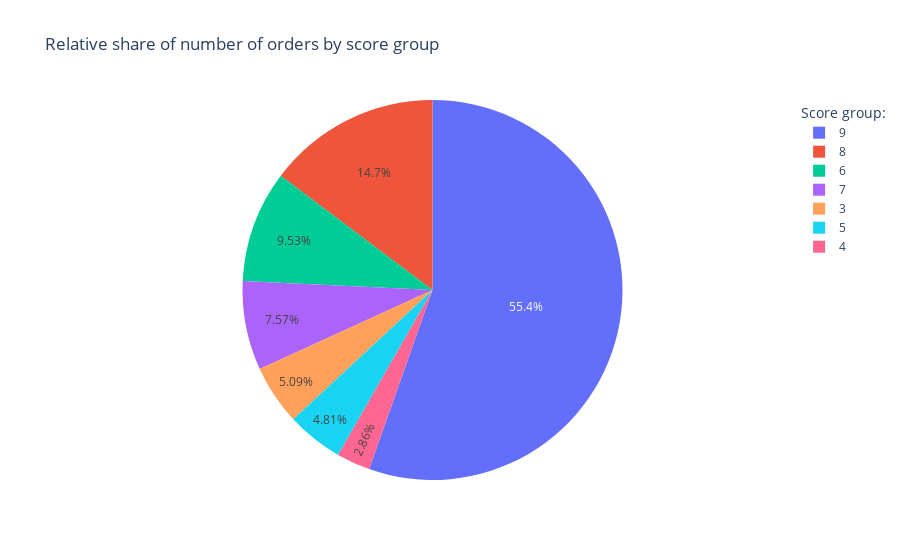

Here is the notebook cell this chart was saved with:
### Markdown cell above
The pie cahrt clearly shows the dominance of score group 9 products, as they occupy 62% of the total revenue of the business over the data period.<br> Score group 8 follows with almost 14% of the total revenues.

### Code cell
fig = px.pie(products, values='invoice', names='product_score', 
             title='Relative share of number of orders by score group')
fig.update_layout(legend=dict(
    title="Score group:"
))
fig.show()

### Figure 1 — Plotly figure (JSON) as saved in the notebook; plotly's stock layout.template omitted (floating-point values rounded to 4 significant figures; data arrays with more than 128 entries replaced by an {"elided": "..."} marker saying what was removed)
{"data": [{"domain": {"x": [0, 1], "y": [0, 1]}, "hovertemplate": "product_score=%{label}<br>invoice=%{value}<extra></extra>", "labels": {"elided": "3965 int values"}, "legendgroup": "", "name": "", "showlegend": true, "type": "pie", "values": {"elided": "3965 int values"}}], "layout": {"legend": {"title": {"text": "Score group:"}, "tracegroupgap": 0}, "title": {"text": "Relative share of number of orders by score group"}}}
